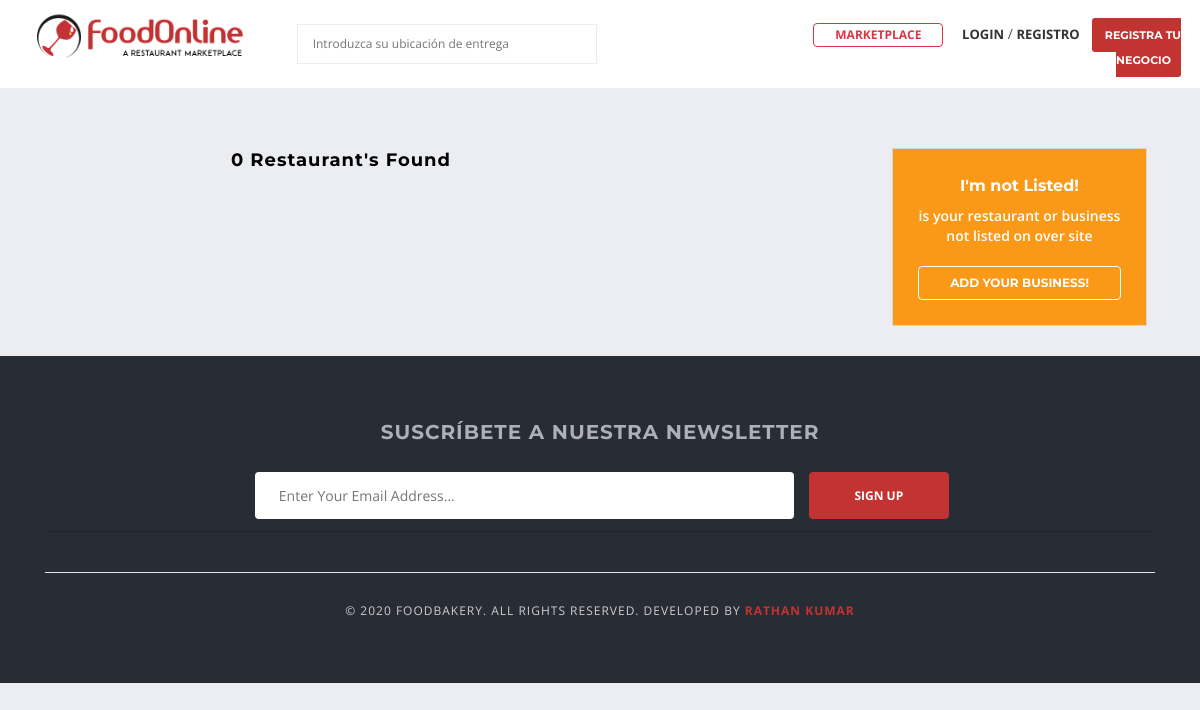
The app's page /marketplace/, older data.
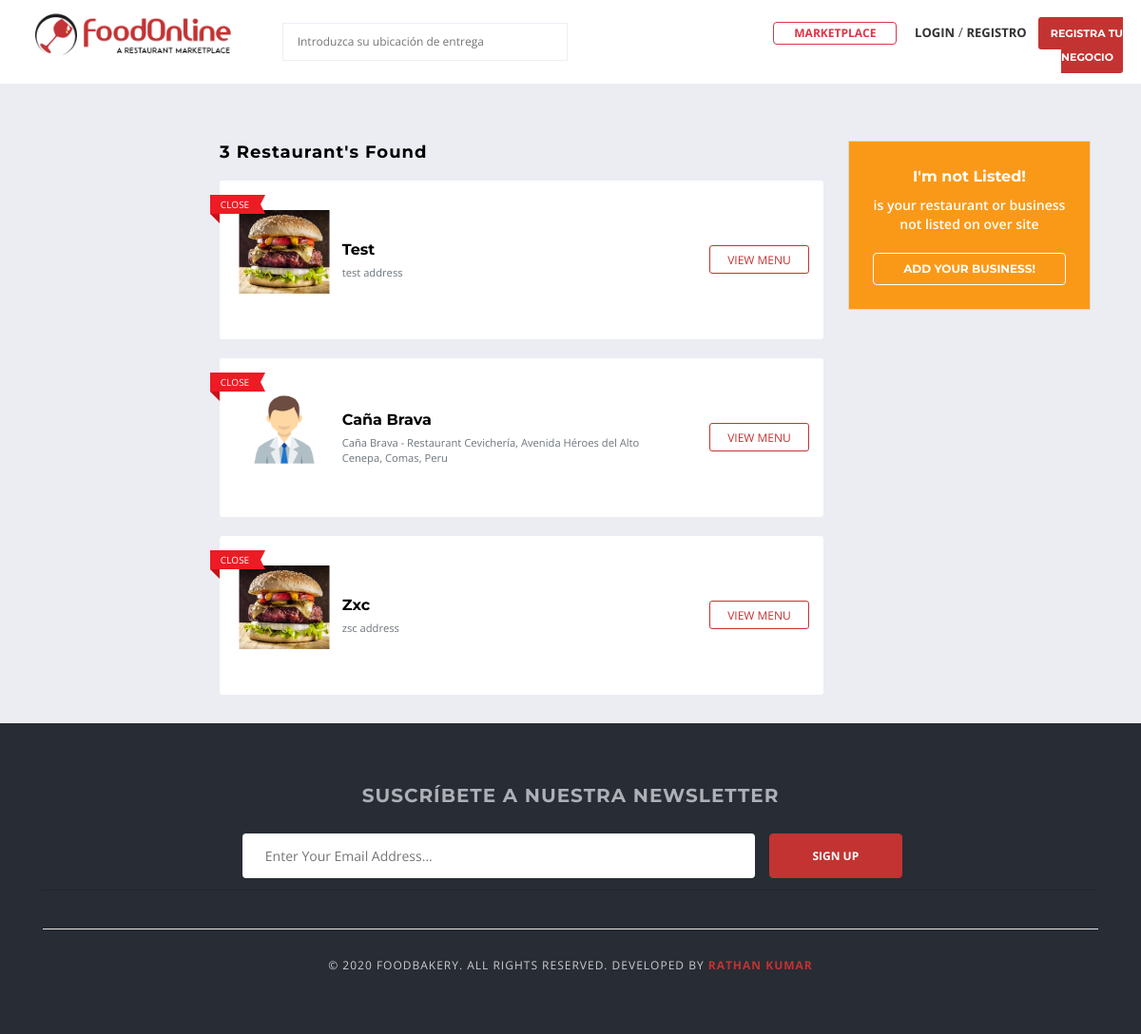
The same page, newer data.
### proveedor/models.py (models this page shows, shortened)
class Vendor(models.Model):
    user = models.OneToOneField(User, related_name='user', on_delete=models.CASCADE)
    user_profile = models.OneToOneField(UserProfile, related_name='userprofile', on_delete=models.CASCADE)
    vendor_name = models.CharField(max_length=50)
    vendor_slug = models.SlugField(max_length=100, unique=True)
    vendor_license = models.ImageField(upload_to='vendor/license')
    is_approved = models.BooleanField(default=False)
    created_at = models.DateTimeField(auto_now_add=True)
    modified_at = models.DateTimeField(auto_now=True)

### cuentas/models.py (models this page shows, shortened)
class UserProfile(models.Model):
    user = OneToOneField(User, on_delete=models.CASCADE)
    profile_picture = models.ImageField(upload_to='users/profile_pictures', blank=True, null=True)
    cover_photo = models.ImageField(upload_to='users/cover_photos', blank=True, null=True)
    address = models.CharField(max_length=250, blank=True, null=True)
    country = models.CharField(max_length=15, blank=True, null=True)
    state = models.CharField(max_length=50, blank=True, null=True)
    city = models.CharField(max_length=15, blank=True, null=True)
    pin_code = models.CharField(max_length=6, blank=True, null=True)
    latitude = models.CharField(max_length=20, blank=True, null=True)
    longitude = models.CharField(max_length=20, blank=True, null=True)
    created_at = models.DateTimeField(auto_now_add=True)
    modified_at = models.DateTimeField(auto_now=True)

### mercado/views.py (the view)
# urls.py: path('marketplace/', include('mercado.urls')),
def marketplace(request):
    vendors = Vendor.objects.filter(is_approved=True, user__is_active=True)
    vendor_count = vendors.count()
    context = {
        'vendors': vendors,
        'vendor_count': vendor_count,
    }
    return render(request, 'mercado/listings.html', context)

### cuentas/context_processors.py (called while the page is built)
def get_vendor(request):
    try:
        vendor = Vendor.objects.get(user=request.user)
    except:
        vendor = None
    return dict(vendor=vendor)

def get_google_api(request):
    return {'GOOGLE_API_KEY': settings.GOOGLE_API_KEY}

### mercado/context_processors.py (called while the page is built, shortened)
def get_cart_counter(request):
    cart_count = 0
    return dict(cart_count=cart_count)

def get_cart_amounts(request):
    subtotal = 0
    tax = 0
    grand_total = 0
    tax_dict = {}
    return dict(subtotal=subtotal, tax=tax, grand_total=grand_total, tax_dict=tax_dict)

### templates/mercado/listings.html (shortened to what this page needs)
{% extends 'base.html' %}
{% load static %}
{% block content %}
<div class="main-section">
  <div
    class="page-section nopadding cs-nomargin"
    style="
      margin-top: 0px;
      padding-top: 60px;
      padding-bottom: 10px;
      margin-bottom: 0px;
    "
  >
    <div class="container">
      <div class="row">
        <div class="col-lg-12 col-md-12 col-sm-12 col-xs-12">
          <div class="row">
            <aside class="col-lg-2 col-md-2 col-sm-12 col-xs-12"></aside>
            <div class="col-lg-7 col-md-7 col-sm-12 col-xs-12">
              <div class="listing-sorting-holder">
                <div class="row">
                  <div class="col-lg-12 col-md-12 col-sm-12 col-xs-12">
                    <h4>{{ vendor_count }} Restaurant's found</h4>
                  </div>
                </div>
              </div>
              <div class="listing simple">
                <ul>
                  {% for vendor in vendors %}
                  <li style="line-height: 15px">
                    <div class="img-holder">
                      <figure>
                        <a href="#">
                          {% if vendor.user_profile.profile_picture %}
                          <img
                            src="{{ vendor.user_profile.profile_picture.url }}"
                            class="img-list wp-post-image"
                            alt=""
                          />
                          {% else %}
                          <img
                            src="{% static 'images/default-profile.png' %}"
                            class="img-list wp-post-image"
                            alt=""
                          />
                          {% endif %}
                        </a>
                      </figure>
                      {% if vendor.is_open %}
                      <span class="restaurant-status open"
                        ><em class="bookmarkRibbon"></em>Open</span
                      >
                      {% else %}
                      <span class="restaurant-status close"
                        ><em class="bookmarkRibbon"></em>Close</span
                      >
                      {% endif %}
                    </div>
                    <div class="text-holder">
                      <div class="post-title">
                        <h5>
                          <a href="{% url 'vendor_detail' vendor.vendor_slug %}"
                            >{{ vendor.vendor_name }}</a
                          >
                        </h5>
                      </div>
                      {% if vendor.user_profile.address %}
                      <span
                        ><small class="text-muted"
                          >{{ vendor.user_profile.address }}</small
                        ></span
                      >
                      {% endif %}
                    </div>
                    <div class="list-option">
                      <a
                        href="{% url 'vendor_detail' vendor.vendor_slug %}"
                        class="viewmenu-btn text-color"
                        >View Menu</a
                      >
                    </div>
                  </li>
                  {% endfor %}
                </ul>
              </div>
            </div>
            <div class="section-sidebar col-lg-3 col-md-3 col-sm-12 col-xs-12">
              <div class="message-box" style="background-color: #fa9918">
                <strong>I'm not Listed!</strong
                ><span
                  >is your restaurant or business not listed on over site</span
                >
                <a href="{% url 'registerVendor' %}" class="request-btn"
                  >Add Your business!</a
                >
              </div>
            </div>
          </div>
        </div>
      </div>
    </div>
  </div>
</div>
{% endblock %}

Row changes from the older to the newer data that the page shows:
now on this page (row edited): Vendor: vendor_name "Test", user_profile.address "test address"
now on this page (row edited): Vendor: user_profile.profile_picture (picture), vendor_name "Caña Brava", user_profile.address "Caña Brava - Restaurant Cevichería, Avenida Héroes del Alto Cenepa, Comas, Peru"
now on this page (row edited): Vendor: vendor_name "Zxc", user_profile.address "zsc address"
Text that changed along with them:
{{ vendor_count }}: "0" → "3"
